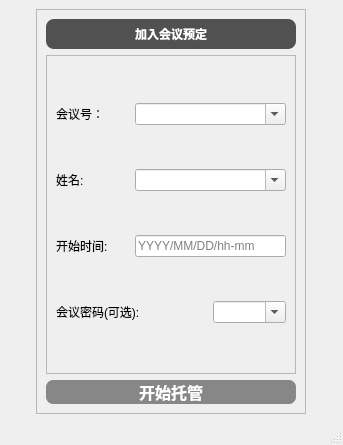
<?xml version="1.0" encoding="UTF-8"?>
<ui version="4.0">
 <class>MainWindow</class>
 <widget class="QMainWindow" name="MainWindow">
  <property name="geometry">
   <rect>
    <x>0</x>
    <y>0</y>
    <width>343</width>
    <height>445</height>
   </rect>
  </property>
  <property name="minimumSize">
   <size>
    <width>250</width>
    <height>250</height>
   </size>
  </property>
  <property name="maximumSize">
   <size>
    <width>400</width>
    <height>450</height>
   </size>
  </property>
  <property name="windowTitle">
   <string>AutoMeeting</string>
  </property>
  <property name="windowIcon">
   <iconset>
    <normaloff>icons/logo.png</normaloff>icons/logo.png</iconset>
  </property>
  <widget class="QWidget" name="centralwidget">
   <layout class="QGridLayout" name="gridLayout_5">
    <item row="0" column="0">
     <widget class="QFrame" name="frame">
      <property name="minimumSize">
       <size>
        <width>200</width>
        <height>200</height>
       </size>
      </property>
      <property name="maximumSize">
       <size>
        <width>270</width>
        <height>450</height>
       </size>
      </property>
      <property name="styleSheet">
       <string notr="true"/>
      </property>
      <property name="frameShape">
       <enum>QFrame::StyledPanel</enum>
      </property>
      <property name="frameShadow">
       <enum>QFrame::Raised</enum>
      </property>
      <layout class="QGridLayout" name="gridLayout_2">
       <item row="0" column="0">
        <widget class="QLabel" name="label">
         <property name="maximumSize">
          <size>
           <width>250</width>
           <height>30</height>
          </size>
         </property>
         <property name="font">
          <font>
           <family>微软雅黑</family>
           <weight>75</weight>
           <bold>true</bold>
          </font>
         </property>
         <property name="styleSheet">
          <string notr="true">QLabel{
background-color: rgb(81,81,81);
border-top-left-radius:8px;
border-top-right-radius:8px;
border-bottom-left-radius:8px;
border-bottom-right-radius:8px;
color:white;
}</string>
         </property>
         <property name="text">
          <string>加入会议预定</string>
         </property>
         <property name="alignment">
          <set>Qt::AlignCenter</set>
         </property>
        </widget>
       </item>
       <item row="1" column="0">
        <widget class="QFrame" name="frame_2">
         <property name="styleSheet">
          <string notr="true">font-family:&quot;微软雅黑&quot;</string>
         </property>
         <property name="frameShape">
          <enum>QFrame::StyledPanel</enum>
         </property>
         <property name="frameShadow">
          <enum>QFrame::Raised</enum>
         </property>
         <layout class="QGridLayout" name="gridLayout">
          <item row="0" column="0">
           <widget class="QLabel" name="label_2">
            <property name="text">
             <string>会议号：</string>
            </property>
           </widget>
          </item>
          <item row="0" column="1" colspan="2">
           <widget class="QComboBox" name="IDComBox">
            <property name="editable">
             <bool>true</bool>
            </property>
           </widget>
          </item>
          <item row="1" column="0">
           <widget class="QLabel" name="label_9">
            <property name="text">
             <string>姓名:</string>
            </property>
           </widget>
          </item>
          <item row="1" column="1" colspan="2">
           <widget class="QComboBox" name="NameComBox">
            <property name="editable">
             <bool>true</bool>
            </property>
           </widget>
          </item>
          <item row="2" column="0">
           <widget class="QLabel" name="label_3">
            <property name="text">
             <string>开始时间:</string>
            </property>
           </widget>
          </item>
          <item row="2" column="1" colspan="2">
           <widget class="QLineEdit" name="StartTimeLE">
            <property name="placeholderText">
             <string>YYYY/MM/DD/hh-mm</string>
            </property>
           </widget>
          </item>
          <item row="3" column="0" colspan="2">
           <widget class="QLabel" name="label_4">
            <property name="text">
             <string>会议密码(可选):</string>
            </property>
           </widget>
          </item>
          <item row="3" column="2">
           <widget class="QComboBox" name="PasswdComBox">
            <property name="editable">
             <bool>true</bool>
            </property>
           </widget>
          </item>
         </layout>
        </widget>
       </item>
       <item row="2" column="0">
        <widget class="QPushButton" name="tmp_auto_course_pbt">
         <property name="font">
          <font>
           <family>微软雅黑</family>
           <pointsize>12</pointsize>
           <weight>75</weight>
           <bold>true</bold>
          </font>
         </property>
         <property name="styleSheet">
          <string notr="true">QPushButton
{
    /*字体大小为14点*/
    font-size:12pt;
    /*字体颜色为白色*/    
    color:white;
    /*背景颜色*/  
    background-color:#878787;
    /*边框圆角半径为8像素*/ 
    border-radius:7px;
}

QPushButton:hover
{
    /*背景颜色*/  
    background-color:#909090;
}

/*按钮按下态*/
QPushButton:pressed
{
    /*背景颜色*/  
    background-color:#959595;
    /*左内边距为3像素，让按下时字向右移动3像素*/  
    padding-left:3px;
    /*上内边距为3像素，让按下时字向下移动3像素*/  
    padding-top:3px;
}
</string>
         </property>
         <property name="text">
          <string>开始托管</string>
         </property>
        </widget>
       </item>
      </layout>
     </widget>
    </item>
   </layout>
  </widget>
  <widget class="QStatusBar" name="statusbar"/>
 </widget>
 <resources/>
 <connections/>
</ui>
